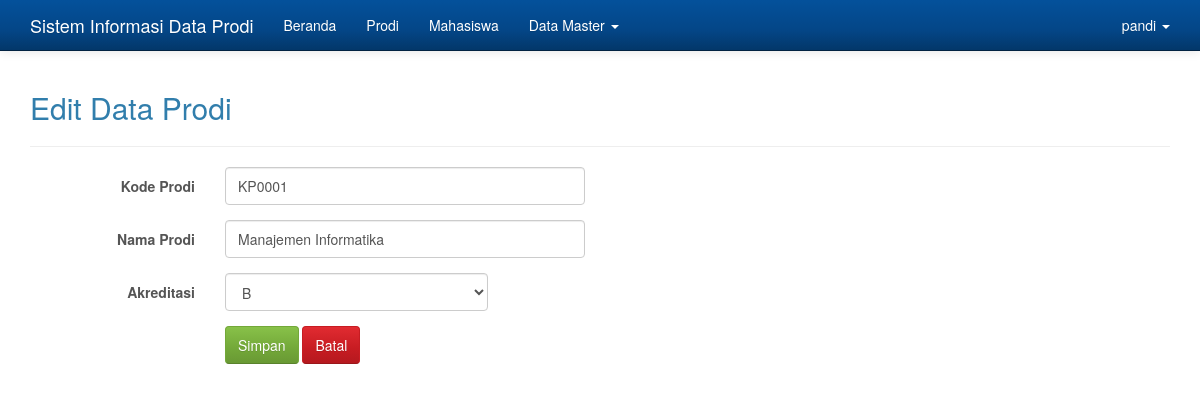
Screenshot of /admin/admin.php?hlm=prodi&aksi=edit&idprodi=13 (signed in) with the database file from the repository.
### tables this page shows
CREATE TABLE `dt_prodi` (
  `idprodi` int(11) NOT NULL,
  `kdprodi` varchar(6) NOT NULL,
  `nmprodi` varchar(70) NOT NULL,
  `akreditasi` enum('A','B','C','-') NOT NULL
);

### admin/prodi_edit.php (the view, shortened to what this page needs)
<?php
if( empty( $_SESSION['iduser'] ) ){
	$_SESSION['err'] = '<strong>ERROR!</strong> Anda harus login terlebih dahulu.';
	header('Location: ./');
	die();
} else {
	if( isset( $_REQUEST['submit'] )){
		$id_prodi = $_REQUEST['idprodi'];
		$kdprodi = $_REQUEST['kdprodi'];
		$nmprodi = $_REQUEST['nmprodi'];
		$akreditasi = $_REQUEST['akreditasi'];
		$sql = mysqli_query($koneksi, "UPDATE dt_prodi SET kdprodi='$kdprodi', nmprodi='$nmprodi', akreditasi='$akreditasi' WHERE idprodi='$id_prodi'");
		if($sql == true){
			header('Location: ./admin.php?hlm=prodi');
			die();
		} else {
			echo 'ERROR! Periksa penulisan querynya.';
		}
	} else {
		$id_prodi = $_REQUEST['idprodi'];
		$sql = mysqli_query($koneksi, "SELECT * FROM dt_prodi WHERE idprodi='$id_prodi'");
		while($row = mysqli_fetch_array($sql)){
?>
<h2>Edit Data Prodi</h2>
<hr>
<form method="post" action="" class="form-horizontal" role="form">
	<div class="form-group">
		<label for="kdprodi" class="col-sm-2 control-label">Kode Prodi</label>
		<div class="col-sm-4">
			<input type="text" class="form-control" id="kdprodi" value="<?php echo $row['kdprodi']; ?>" name="kdprodi" placeholder="Kode Prodi" required>
		</div>
	</div>
	<div class="form-group">
		<label for="nmprodi" class="col-sm-2 control-label">Nama Prodi</label>
		<div class="col-sm-4">
			<input type="text" class="form-control" id="nmprodi" value="<?php echo $row['nmprodi']; ?>" name="nmprodi" placeholder="Nama Prodi" required>
		</div>
	</div>
	<div class="form-group">
		<label for="akreditasi" class="col-sm-2 control-label">Akreditasi</label>
		<div class="col-sm-3">
			<select name="akreditasi" class="form-control" required>
				<option value="<?php echo $row['akreditasi']?>">
				<?php
					$akreditasi = $row['akreditasi'];
					if($akreditasi == "A"){
						echo 'A';
					}else if($akreditasi == "B"){
						echo 'B';
					}else if($akreditasi == "C"){
						echo 'C';
					}else {
						echo '-';
					}
				?>
				</option>
			</select>
		</div>
	</div>
	<div class="form-group">
		<div class="col-sm-offset-2 col-sm-10">
			<button type="submit" name="submit" class="btn btn-success">Simpan</button>
			<a href="./admin.php?hlm=prodi" class="btn btn-danger">Batal</a>
		</div>
	</div>
</form>
<?php
	}
	}
}
?>

### admin/admin.php (style rules this page uses)
body { min-height: 200px; padding-top: 70px; }

### rows the page displays
dt_prodi: kdprodi "KP0001", nmprodi "Manajemen Informatika", akreditasi "B"

### other values shown
$_SESSION['username'] "pandi"
